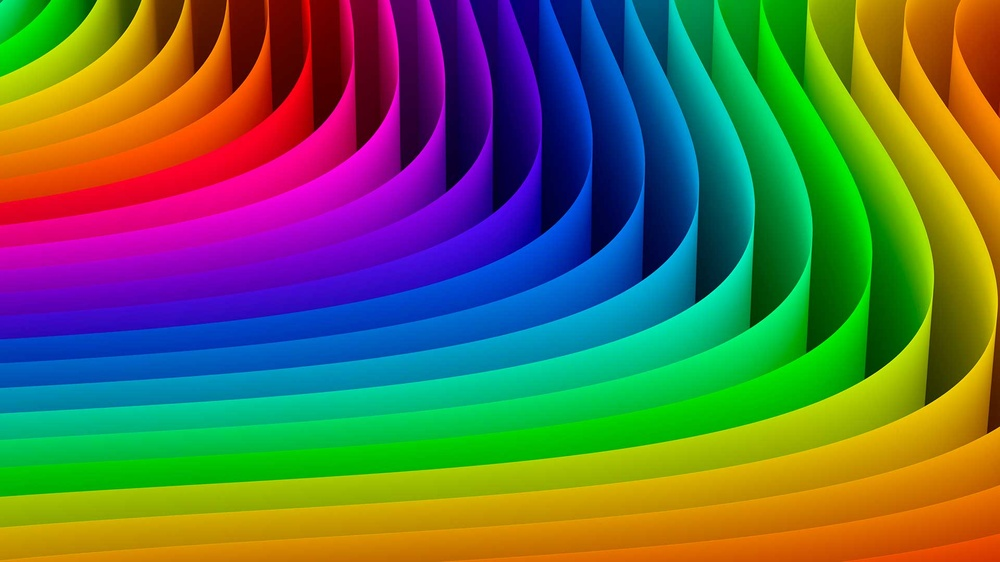
#> input picture HaskellProcesamiento/colores.jpg, 1000 x 562 px, shrunk from 1920 x 1080 before the run, found by its file name
$ python ejercicio_iluminacion.py
#> lines starting #> are read from the running program, lines starting #| are printed output that depends on the picture
'''

'''
from PIL import Image
import matplotlib.pyplot as plt


def ajustar_brillo(img, factor):
    img_modificada = img.copy()
    ancho, alto = img.size
    for x in range(ancho):
        for y in range(alto):
            r, g, b = img.getpixel((x, y))
            r = int(r * factor)
            g = int(g * factor)
            b = int(b * factor)

            r = min(255, max(0, r))
            g = min(255, max(0, g))
            b = min(255, max(0, b))

            img_modificada.putpixel((x, y), (r, g, b))
    return img_modificada


img = Image.open("/home/gd_15/Descargas/colores.jpg")
#> img is the input picture: PIL image 1000x562 RGB; mean R, G, B 95.2, 108.3, 73.2

plt.figure(figsize=(10, 5))
plt.subplot(1, 3, 1)
plt.title("Imagen Original")
plt.imshow(img)

aumentado = ajustar_brillo(img, 1.5)
#> after the loop in ajustar_brillo, `for x in range(ancho):`:
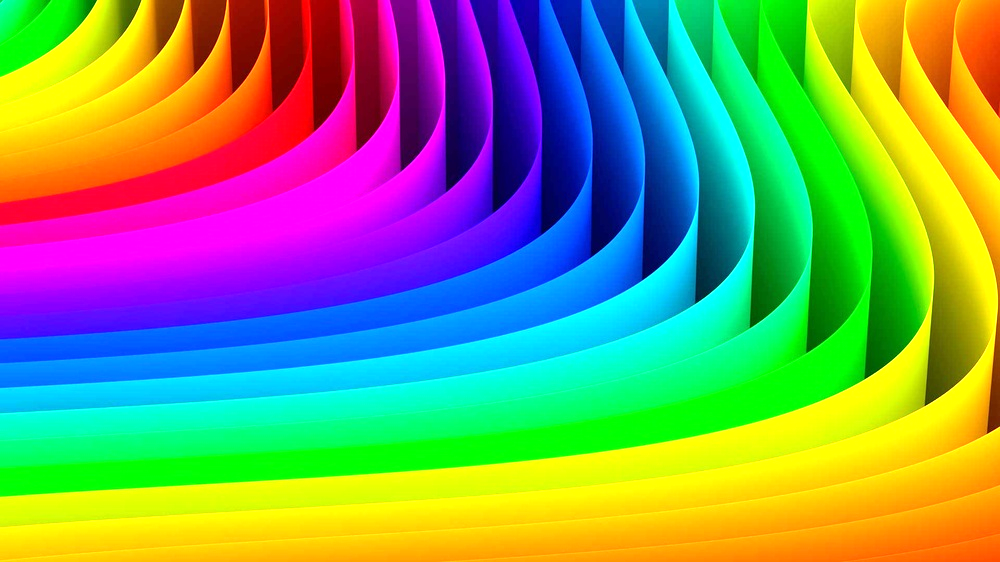
#> img_modificada: PIL image 1000x562 RGB; mean R, G, B 123.3, 151.8, 101.1
plt.subplot(1, 3, 2)
plt.title("Brillo aumentado")
plt.imshow(aumentado)

img_brillo_disminuido = ajustar_brillo(img, 0.5)
#> call 2 of ajustar_brillo, with factor = 0.5
#> after the loop in ajustar_brillo (call 2), `for x in range(ancho):`:
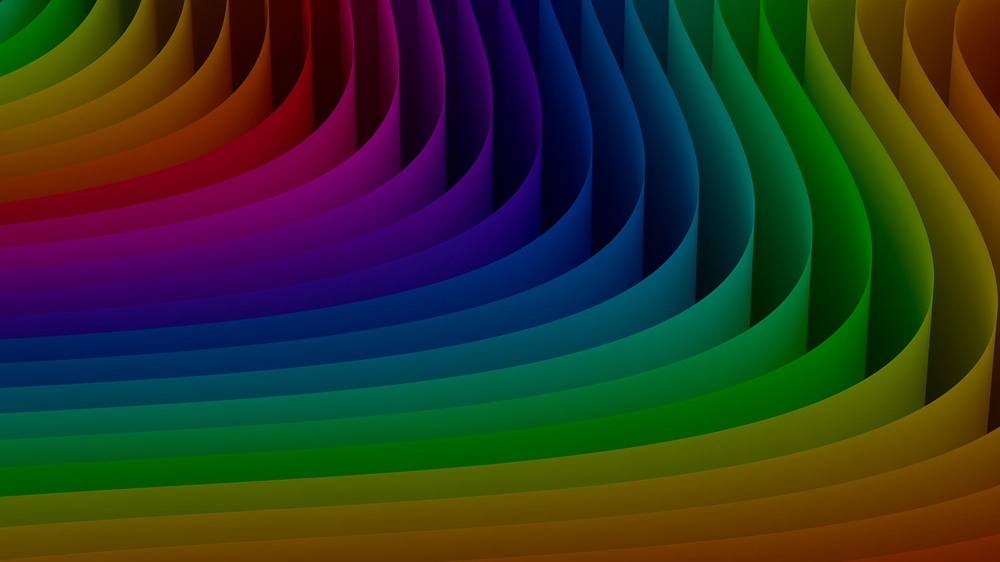
#> img_modificada: PIL image 1000x562 RGB; mean R, G, B 47.4, 53.9, 36.4
plt.subplot(1, 3, 3)
plt.title("Brillo disminuido")
plt.imshow(img_brillo_disminuido)
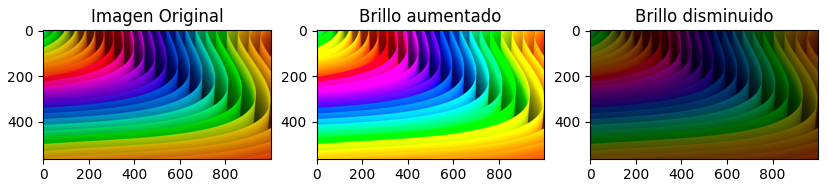
#> figure drawn by matplotlib, 3 panels
